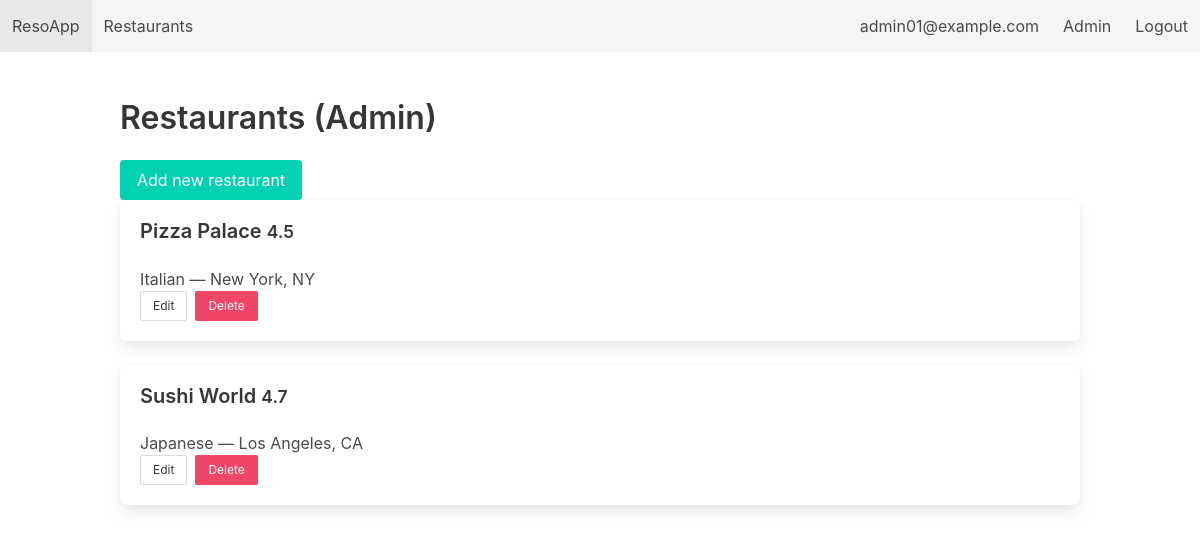
The app's page /admin/restaurants (signed in), older data.
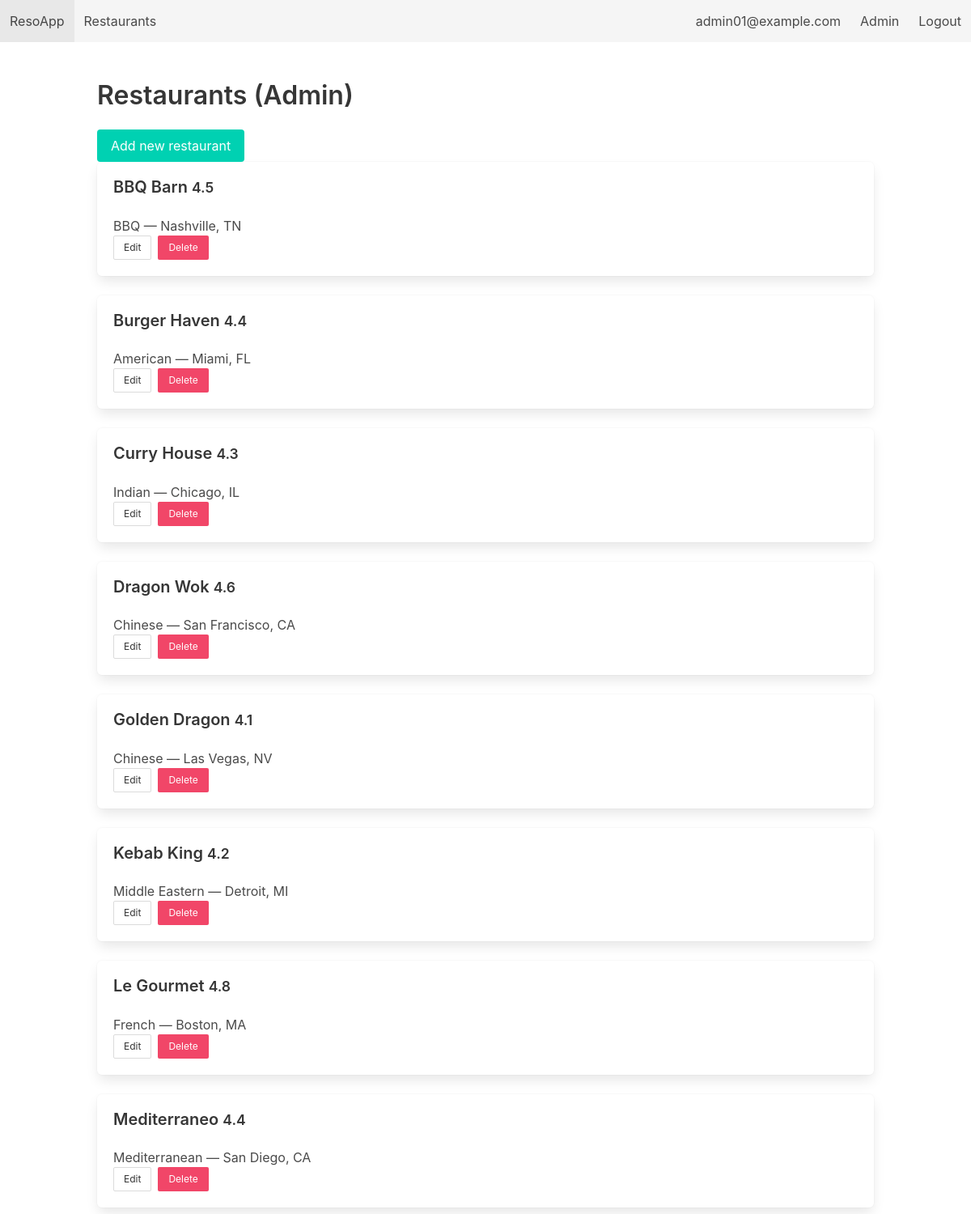
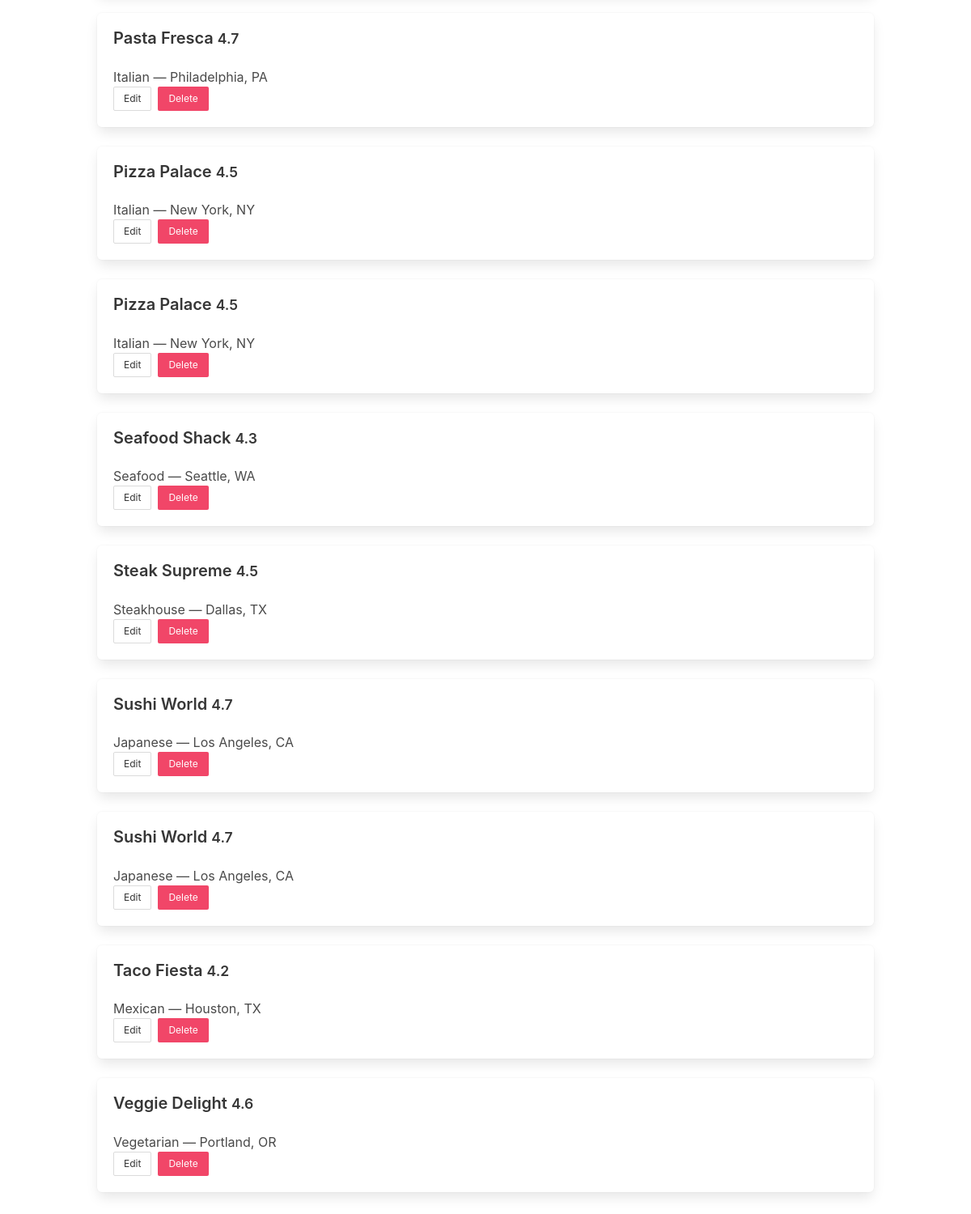
The same page, newer data (2 pictures, top to bottom).
### tables this page shows
CREATE TABLE Restaurants (
        restaurant_id INTEGER PRIMARY KEY AUTOINCREMENT,
        name          TEXT NOT NULL,
        location      TEXT NOT NULL,
        cuisine       TEXT,
        rating        REAL CHECK (rating >= 0 AND rating <= 5),
        description   TEXT,
        created_at    DATE DEFAULT (DATE('now'))
    );

### restaurant_app/app.py (the view)
@app.route('/admin/restaurants')
@login_required(role='admin')
def admin_restaurants():
    db = get_db()
    rows = db.execute("SELECT * FROM Restaurants ORDER BY name").fetchall()
    return render_template('admin_restaurants.html', restaurants=rows)

### restaurant_app/app.py (called while the page is built)
def get_db():
    if 'db' not in g:
        g.db = sqlite3.connect(DB_PATH, detect_types=sqlite3.PARSE_DECLTYPES)
        g.db.row_factory = sqlite3.Row
        g.db.execute("PRAGMA foreign_keys = ON;")
    return g.db

def login_required(role=None):
    def decorator(f):
        @wraps(f)
        def wrapper(*args, **kwargs):
            if 'user' not in session:
                flash("Please log in first.", "warning")
                return redirect(url_for('login'))
            if role == 'admin' and session.get('role') != 'admin':
                flash("Admin area. Access denied.", "danger")
                return redirect(url_for('index'))
            return f(*args, **kwargs)
        return wrapper
    return decorator

### restaurant_app/templates/admin_restaurants.html
{% extends "base.html" %} {% block content %}
<h2 class="title">Restaurants (Admin)</h2>
<p>
  <a class="button is-primary" href="{{ url_for('admin_restaurant_form') }}"
    >Add new restaurant</a
  >
</p>
{% for r in restaurants %}
<div class="box">
  <h3 class="title is-5">{{ r['name'] }} <small>{{ r['rating'] }}</small></h3>
  <p>{{ r['cuisine'] }} — {{ r['location'] }}</p>
  <div class="buttons">
    <a
      class="button is-small"
      href="{{ url_for('admin_restaurant_form', rid=r['restaurant_id']) }}"
      >Edit</a
    >
    <form
      style="display: inline"
      method="post"
      action="{{ url_for('admin_restaurant_delete', rid=r['restaurant_id']) }}"
      onsubmit="return confirm('Are you sure you want to delete this restaurant?');"
    >
      <button class="button is-small is-danger">Delete</button>
    </form>
  </div>
</div>
{% else %}
<p>No restaurants.</p>
{% endfor %} {% endblock %}

Row changes from the older to the newer data that the page shows:
added Restaurants: name "BBQ Barn", rating "4.5", cuisine "BBQ", location "Nashville, TN"
added Restaurants: name "Burger Haven", rating "4.4", cuisine "American", location "Miami, FL"
added Restaurants: name "Curry House", rating "4.3", cuisine "Indian", location "Chicago, IL"
added Restaurants: name "Dragon Wok", rating "4.6", cuisine "Chinese", location "San Francisco, CA"
added Restaurants: name "Golden Dragon", rating "4.1", cuisine "Chinese", location "Las Vegas, NV"
added Restaurants: name "Kebab King", rating "4.2", cuisine "Middle Eastern", location "Detroit, MI"
added Restaurants: name "Le Gourmet", rating "4.8", cuisine "French", location "Boston, MA"
added Restaurants: name "Mediterraneo", rating "4.4", cuisine "Mediterranean", location "San Diego, CA"
added Restaurants: name "Pasta Fresca", rating "4.7", cuisine "Italian", location "Philadelphia, PA"
added Restaurants: name "Pizza Palace", rating "4.5", cuisine "Italian", location "New York, NY"
added Restaurants: name "Seafood Shack", rating "4.3", cuisine "Seafood", location "Seattle, WA"
added Restaurants: name "Steak Supreme", rating "4.5", cuisine "Steakhouse", location "Dallas, TX"
added Restaurants: name "Sushi World", rating "4.7", cuisine "Japanese", location "Los Angeles, CA"
added Restaurants: name "Taco Fiesta", rating "4.2", cuisine "Mexican", location "Houston, TX"
added Restaurants: name "Veggie Delight", rating "4.6", cuisine "Vegetarian", location "Portland, OR"
